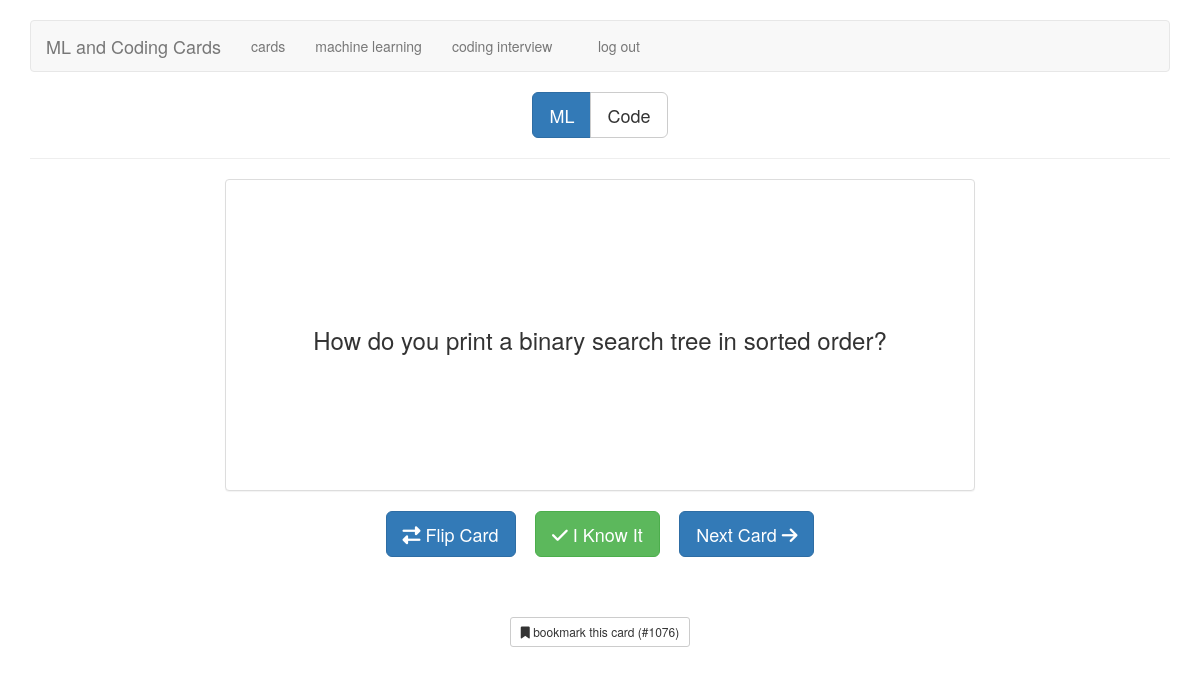
Page /ML/1076 (signed in) on the committed database.
### tables this page shows
CREATE TABLE cards (
  id integer primary key autoincrement,
  type tinyint not null, /* 1 for vocab, 2 for code */
  front text not null,
  back text not null,
  known boolean default 0
);

### flash_cards.py (the view)
@app.route('/ML')
@app.route('/ML/<card_id>')
def ML(card_id=None):
    if not session.get('logged_in'):
        return redirect(url_for('login'))
    return memorize("ML", card_id)

### flash_cards.py (called while the page is built)
def connect_db():
    rv = sqlite3.connect(app.config['DATABASE'])
    rv.row_factory = sqlite3.Row
    return rv

def get_db():
    if not hasattr(g, 'sqlite_db'):
        g.sqlite_db = connect_db()
    return g.sqlite_db

def memorize(card_type, card_id):
    if card_type == "ML":
        type = 1
    elif card_type == "code":
        type = 2
    else:
        return redirect(url_for('cards'))
    if card_id:
        card = get_card_by_id(card_id)
    else:
        card = get_card(type)
    if not card:
        flash("You've learned all the " + card_type + " cards.")
        return redirect(url_for('cards'))
    short_answer = (len(card['back']) < 75)
    return render_template('memorize.html',
                           card=card,
                           card_type=card_type,
                           short_answer=short_answer)

def get_card_by_id(card_id):
    db = get_db()
    query = '''
      SELECT
        id, type, front, back, known
      FROM cards
      WHERE
        id = ?
      LIMIT 1
    '''
    cur = db.execute(query, [card_id])
    return cur.fetchone()

### templates/memorize.html (shortened to what this page needs)
{% extends "layout.html" %}
{% block body %}
    <div class="row">
        <div class="col-xs-12 text-center">
            <div class="btn-group btn-group-lg" role="group" aria-label="card type">
                <a href="{{ url_for('ML') }}" class="btn btn-{{ "primary" if card_type == "ML" else "default" }}">ML</a>
                <a href="{{ url_for('code') }}" class="btn btn-{{ "primary" if card_type == "code" else "default" }}">Code</a>
            </div>
        </div>
    </div>
    <hr/>
    <div class="row memorizePanel">
        <div class="col-xs-8 col-xs-offset-2">
            <div class="panel panel-default cardFront">
                <div class="panel-body">
                    <div class="alignContainer">
                        <div class="alignMiddle frontText">
                            <h3 class="text-center">{{ card.front }}</h3>
                        </div>
                    </div>
                </div>
            </div>
        </div>
    </div>
    <div class="row">
        <div class="col-xs-12 text-center">
            <a href="javascript:" class="btn btn-primary btn-lg flipCard">
                <i class="fa fa-exchange"></i>
                Flip Card
            </a>
            <a href="{{ url_for('mark_known', card_id=card.id, card_type=card_type) }}" class="btn btn-success btn-lg">
                <i class="fa fa-check"></i>
                I Know It
            </a>
            <a href="{{ url_for(card_type) }}" class="btn btn-primary btn-lg">
                Next Card
                <i class="fa fa-arrow-right"></i>
            </a>
        </div>
    </div>
    <div class="row">
        <div class="col-xs-12 text-center">
            <br />
            <br />
            <br />
            <a href="{{ url_for(card_type, card_id=card.id) }}" class="btn btn-default btn-sm">
                <i class="fa fa-bookmark"></i>
                bookmark this card (#{{ card.id }})
            </a>
        </div>
    </div>
{% endblock %}

### static/style.css (style rules this page uses)
.alignContainer { display: table; width: 100%; }
.alignMiddle { height: 20em; display: table-cell; vertical-align: middle; }

### rows in the picture
cards: front "How do you print a binary search tree in sorted order?", id "1076"
